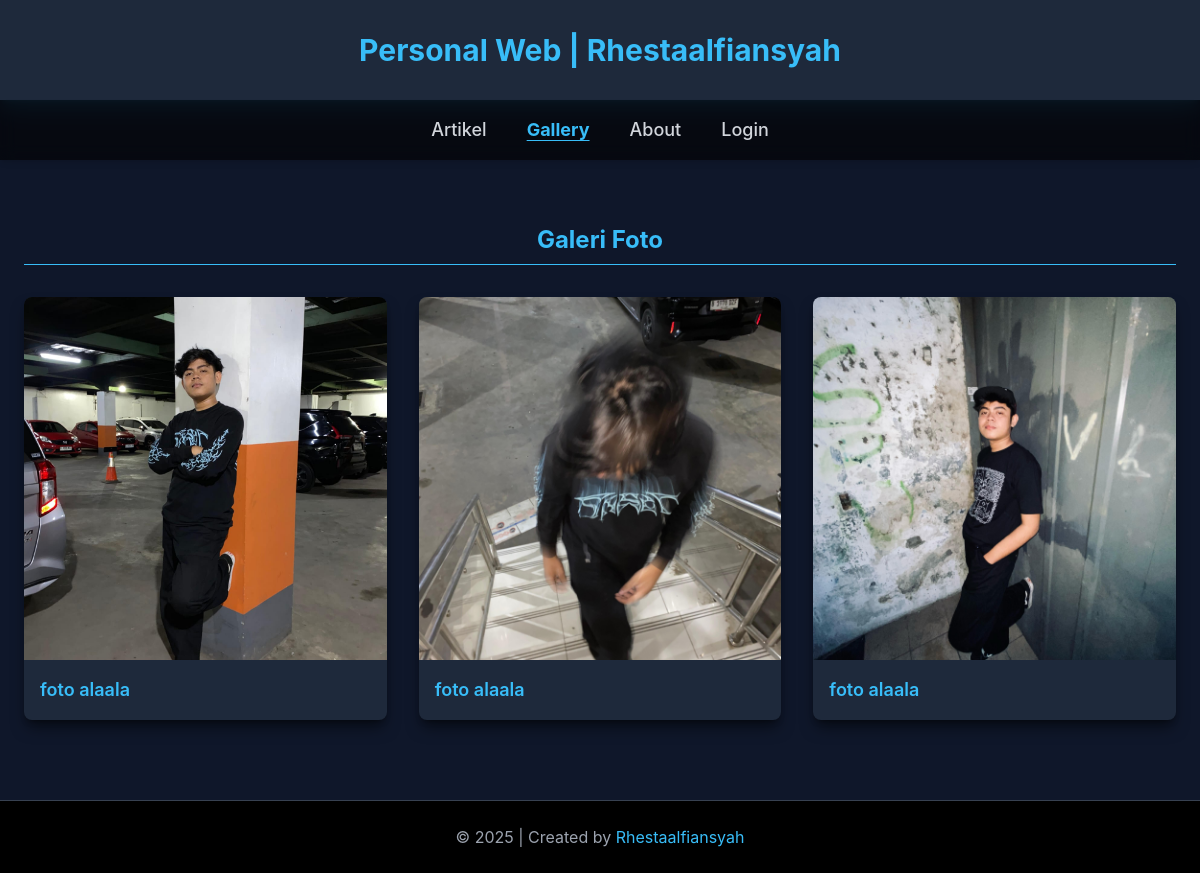
/gallery.php, run on the app's committed database.
### tables this page shows
CREATE TABLE `tbl_gallery` (
  `id_gallery` int(5) NOT NULL,
  `judul` text NOT NULL,
  `foto` text NOT NULL
);

### gallery.php (the view, shortened to what this page needs)
<?php include "koneksi.php"; ?>
<!DOCTYPE html>
<html lang="en">
<head>
    <script src="https://cdn.tailwindcss.com"></script>
</head>
<body class="bg-primary text-white font-sans">
    <header class="bg-secondary text-accent text-center p-8 text-3xl font-bold shadow-lg shadow-accent/20">
        <h1 class="animate-pulse">Personal Web | Rhestaalfiansyah</h1>
    </header>
    <nav class="bg-black/60 backdrop-blur text-gray-300 py-4 shadow-md sticky top-0 z-50">
        <ul class="flex justify-center space-x-10 font-medium text-lg">
            <li><a href="index.php" class="hover:text-accent transition">Artikel</a></li>
            <li><a href="gallery.php" class="text-accent font-bold underline underline-offset-4">Gallery</a></li>
            <li><a href="about.php" class="hover:text-accent transition">About</a></li>
            <li><a href="admin/login.php" class="hover:text-accent transition">Login</a></li>
        </ul>
    </nav>
    <main class="max-w-7xl mx-auto p-6 mt-10">
        <h2 class="text-2xl text-center font-bold mb-8 text-accent border-b border-accent pb-2">
            Galeri Foto
        </h2>
        <div class="grid grid-cols-1 sm:grid-cols-2 md:grid-cols-3 gap-8">
            <?php
            $sql = "SELECT * FROM tbl_gallery ORDER BY id_gallery DESC";
            $query = mysqli_query($db, $sql);
            while ($data = mysqli_fetch_array($query)) {
                echo "<div class='bg-secondary rounded-lg shadow-lg shadow-black/50 hover:shadow-accent/40 transition duration-300 overflow-hidden'>";
                echo "<img src='images/" . htmlspecialchars($data['foto']) . "'
                          alt='" . htmlspecialchars($data['judul']) . "'
                          class='w-full aspect-square object-cover hover:scale-105 transition duration-500'>";
                echo "<div class='p-4'>";
                echo "<h3 class='text-lg font-semibold text-accent'>" . htmlspecialchars($data['judul']) . "</h3>";
                echo "</div>";
                echo "</div>";
            }
            ?>
        </div>
    </main>
    <footer class="bg-black text-gray-400 text-center py-6 mt-14 border-t border-gray-700">
        &copy; <?php echo date('Y'); ?> | Created by <span class="text-accent">Rhestaalfiansyah</span>
    </footer>
</body>
</html>

### data on the page
tbl_gallery: foto (picture), judul "foto alaala"
tbl_gallery: foto (picture), judul "foto alaala"
tbl_gallery: foto (picture), judul "foto alaala"
